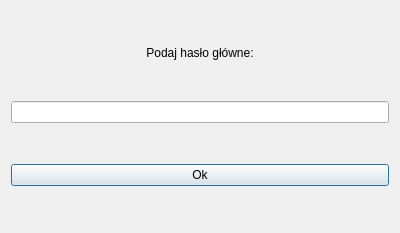
<?xml version="1.0" encoding="UTF-8"?>
<ui version="4.0">
 <class>pw_check</class>
 <widget class="QDialog" name="pw_check">
  <property name="geometry">
   <rect>
    <x>0</x>
    <y>0</y>
    <width>400</width>
    <height>233</height>
   </rect>
  </property>
  <property name="windowTitle">
   <string>Dialog</string>
  </property>
  <layout class="QVBoxLayout" name="verticalLayout">
   <item>
    <widget class="QLabel" name="desc_pw">
     <property name="sizePolicy">
      <sizepolicy hsizetype="Preferred" vsizetype="Maximum">
       <horstretch>0</horstretch>
       <verstretch>0</verstretch>
      </sizepolicy>
     </property>
     <property name="text">
      <string>Podaj hasło główne:</string>
     </property>
     <property name="alignment">
      <set>Qt::AlignCenter</set>
     </property>
    </widget>
   </item>
   <item>
    <widget class="QLineEdit" name="pw">
     <property name="echoMode">
      <enum>QLineEdit::Password</enum>
     </property>
    </widget>
   </item>
   <item>
    <widget class="QPushButton" name="ok">
     <property name="text">
      <string>Ok</string>
     </property>
    </widget>
   </item>
  </layout>
 </widget>
 <resources/>
 <connections/>
</ui>
